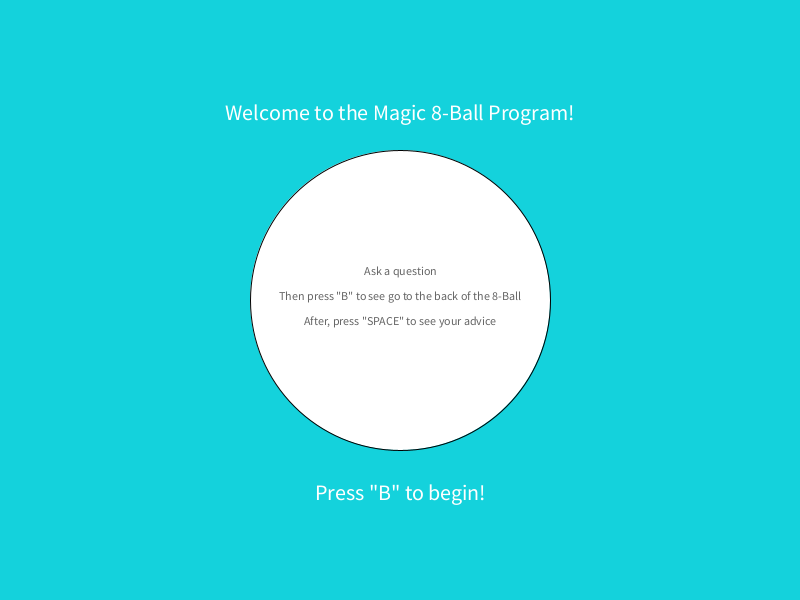
Frame 1 (no input)
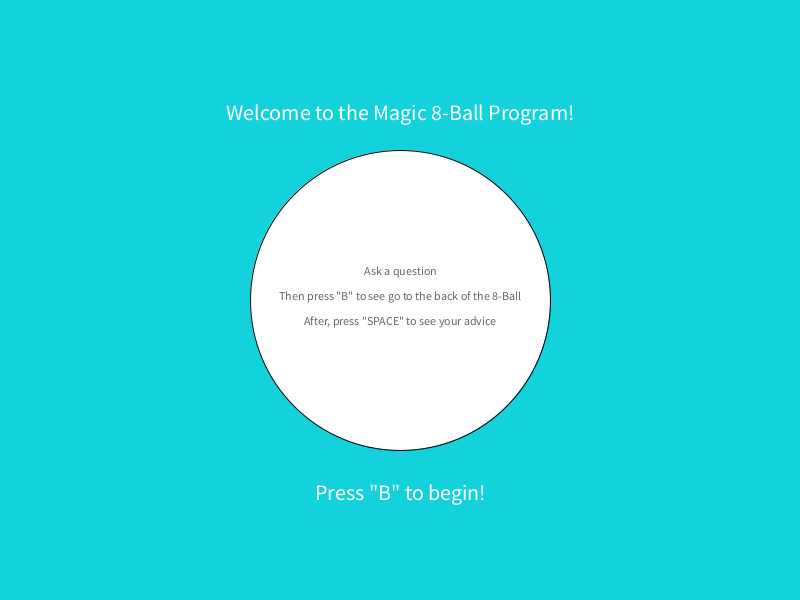
Frame 60 (the mouse pressed at the canvas centre just before this capture)
Frame 120 (the mouse held since frame 60 and released just before this capture): identical to frame 60, image omitted

The Processing sketch that drew these frames (run headless with seeded random() and noise(); from frame 60 on, the mouse is pressed at the canvas centre):

// Processing sketch: Question_2_Magic_8_Ball
// ── Question_2_Magic_8_Ball.pde
//Name: nakshayan
//Date: April 7, 2022
//Description: Question 2, draws a usable magic 8-ball
final int INTRO = 0; //constant for intro
final int BACK = 1; //constant for the back of the 8-ball
final int ADVICE = 2; //constant for the front of the 8-ball with the messages

int state = INTRO; //the state that the user can change to see different screens
int adviceNum = 0; //controls which advice message the 8-ball shows

void setup()
{ //set size stuff
  size (800, 600);
}


void draw()
{
  //background stuff
  background(20, 210, 220);

  if (state == INTRO)

  {
    //draws the intro screen with varying text sizes and colours
    fill(255, 255, 255);
    ellipse(400, 300, 300, 300); //circle
    textSize(22); //sets up text
    textAlign(CENTER);
    //messages on intro screen
    text("Welcome to the Magic 8-Ball Program!", 400, 120);
    textSize(12);
    fill(100, 100, 100);
    text("Ask a question", 400, 275);
    text("Then press \"B\" to see go to the back of the 8-Ball", 400, 300);
    text("After, press \"SPACE\" to see your advice", 400, 325);
    fill(255, 255, 255);
    textSize(22);
    text("Press \"B\" to begin!", 400, 500);
  } else if (state == BACK) //Back of 8-ball state
  {
    //draws the back of the magic 8-ball
    //shape stuff
    fill(0);
    ellipse(400, 300, 500, 500);
    fill(255, 255, 255);
    ellipse(400, 300, 300, 300);
    //text ready stuff
    fill(0);
    textAlign(CENTER);
    textSize(200);
    text("8", 400, 375);
    //types the text at the bottom of the screen
    textSize(22);
    fill(255, 255, 255);
    text("Press \"SPACE\" to see your advice", 400, 580);
  } else if (state == ADVICE)
  {
    //draws the front of the 8-ball with the advice
    fill(0);
    //some designs (triangles, etc, just appearence),
    ellipse(400, 300, 500, 500);
    fill(0, 0, 255);
    triangle(400, 75, 600, 425, 200, 425);
    //text
    textAlign(CENTER);
    textSize(30);
    fill(255, 255, 255);
    //outcomes
    if (adviceNum == 1) //all of the outcomes are here, chosen by a random number
    {
      text("Yes", 400, 300); //positive outcome
    } else if (adviceNum == 2)
    {
      text("It is certain", 400, 300); //positive outcome
    } else if (adviceNum == 3)
    {
      text("No", 400, 300); //negative outcome
    } else if (adviceNum == 4)
    {
      text("Impossible", 400, 300); //negative outcome
    } else if (adviceNum == 5)
    {
      text("Possibly...", 400, 300); //neutral outcome
    } else if (adviceNum == 6)
    {
      text("Definitely", 400, 300); //positive outcome
    } else if (adviceNum == 7)
    { 
      text("Certainly...", 400, 300); //positive outcome
    } else if (adviceNum == 8)
    {
      text("Without a", 400, 275); //positive outcome
      text("doubt...", 400, 300);
    } else if (adviceNum == 9)
    {
      text("With 100%", 400, 275); //positive outcome
      text("certainty", 400, 300);
    } else if (adviceNum == 10)
    {
      text("No way.", 400, 300); //negative outcome
    } else if (adviceNum == 11)
    {
      text("Cannot happen", 400, 300); //negative outcome
    } else if (adviceNum == 12)
    {
      text("Nope.", 400, 300); //negative outcome
    } else if (adviceNum == 13)
    {
      text("Could happen", 400, 300); //neutral outcome
    } else if (adviceNum == 14) {
      text("Maybe...", 400, 300); //neutral outcome
    }
    textSize(22);
    text("Press \"B\" to go back", 400, 580); //text at the bottom
  }
}


void keyPressed()
{
  //checks what key is pressed, only allows you to go from INTRO or ADVICE to BACK and from BACK to ADVICE
  if ((key == 'B' || key == 'b') && (state == ADVICE || state == INTRO))
  { //go to back of 8-ball
    state = BACK;
  } else if (key == ' ' && state == BACK) //go to advice
  {
    state = ADVICE;
    // Set adviceNum to a random number between 1 and 14. (random outcome)
    adviceNum = int(random(1, 15));
  }
}
